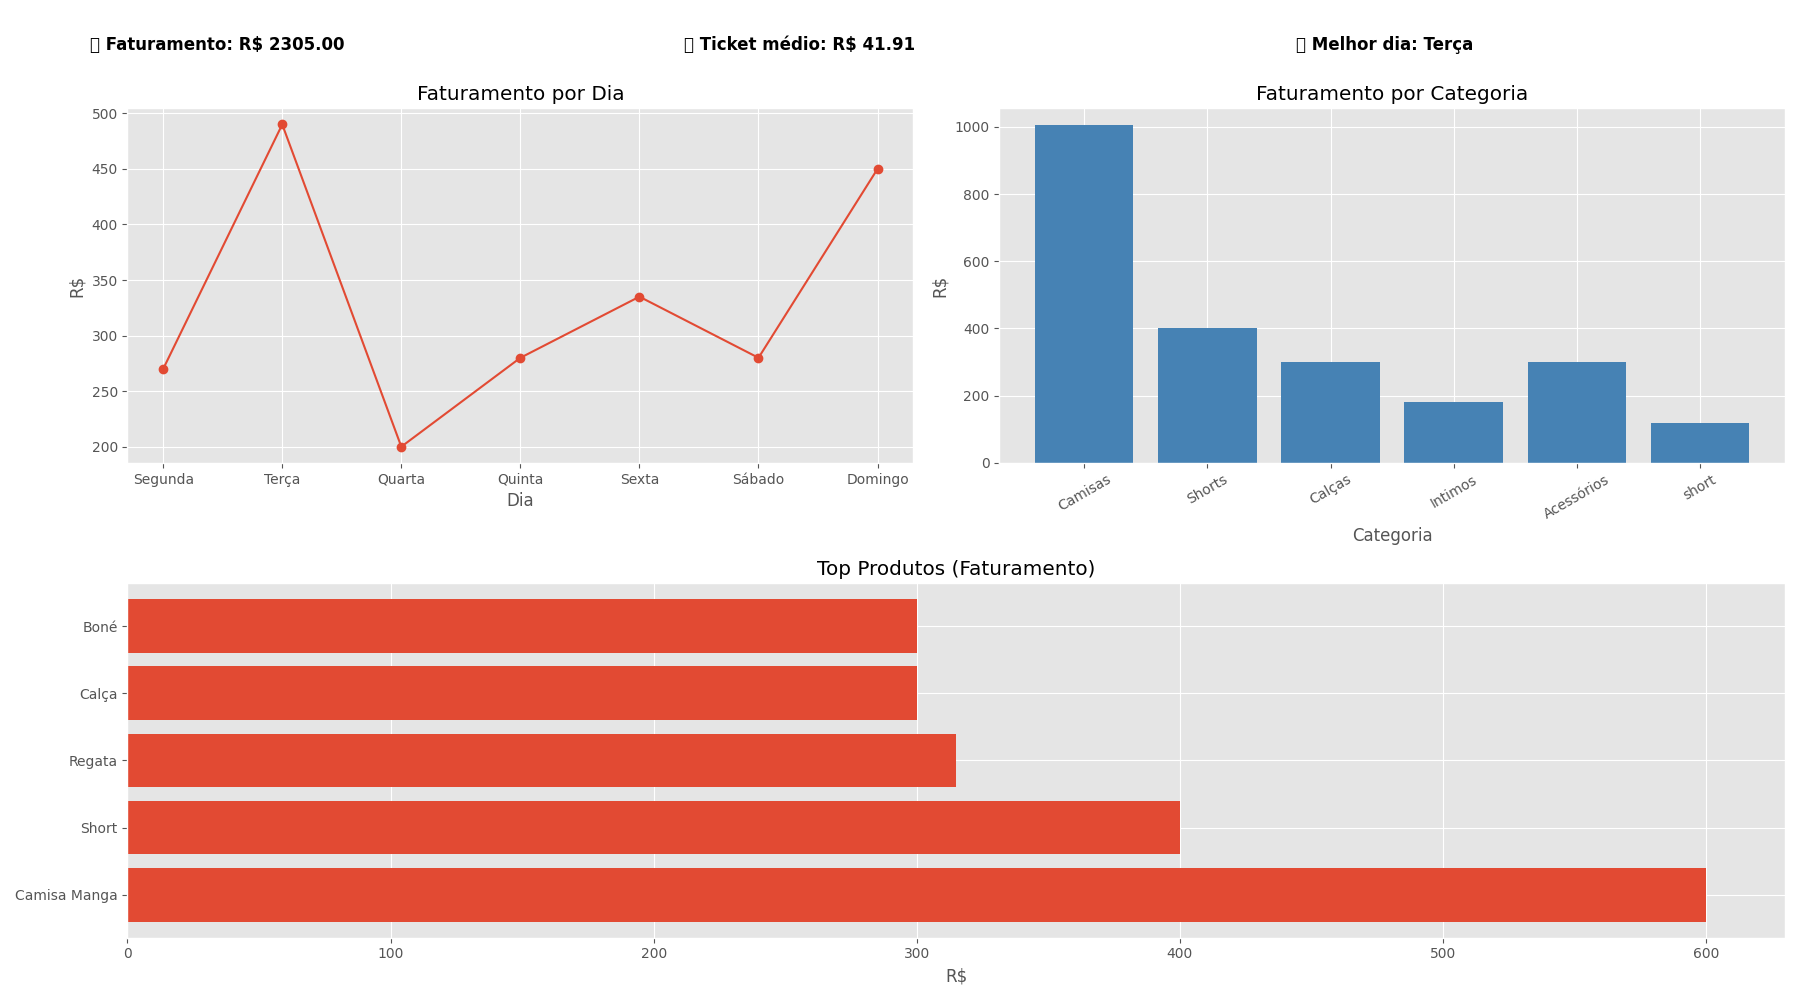

Recreate this plot in Python.
import matplotlib.pyplot as plt
from collections import Counter, defaultdict

plt.style.use("ggplot")
plt.rcParams["figure.autolayout"] = True


def dashboard(vendas):
    if not vendas:
        print("Sem dados para exibir.")
        return

    # =================
    # 📊 CÁLCULOS
    # =================

    faturamento_total = sum(v["valor"] * v["quantidade"] for v in vendas)
    total_itens = sum(v.get("quantidade", 0) for v in vendas)

    ticket_medio = (
        faturamento_total / total_itens
        if total_itens > 0
        else 0
)

    vendas_dia = defaultdict(float)
    categorias = Counter()
    produtos = Counter()

    for v in vendas:
        valor_total = v["valor"] * v["quantidade"]

        vendas_dia[v["dia"]] += valor_total
        categorias[v["categoria"]] += valor_total
        produtos[v["produto"]] += valor_total

    melhor_dia = max(vendas_dia.items(), key=lambda x: x[1])[0]

    # =========================
    # 🖼️ LAYOUT DO DASHBOARD
    # =========================

    fig = plt.figure(figsize=(18, 10), facecolor="white")

    # =========================
    # 📌 KPIs (TEXTO NO TOPO)
    # =========================
    plt.figtext(0.05, 0.95, f"💰 Faturamento: R$ {faturamento_total:.2f}", fontsize=12, weight="bold")
    plt.figtext(0.38, 0.95, f"🧾 Ticket médio: R$ {ticket_medio:.2f}", fontsize=12, weight="bold")
    plt.figtext(0.72, 0.95, f"🥇 Melhor dia: {melhor_dia}", fontsize=12, weight="bold")

    # =========================
    # 📊 1. FATURAMENTO POR DIA
    # =========================
    ax1 = plt.subplot(2, 2, 1)
    ax1.plot(list(vendas_dia.keys()), list(vendas_dia.values()), marker='o')
    ax1.set_title("Faturamento por Dia")
    ax1.set_xlabel("Dia")
    ax1.set_ylabel("R$")

    # =========================
    # 📦 2. CATEGORIAS
    # =========================
    ax2 = plt.subplot(2, 2, 2)

    ax2.bar(categorias.keys(), categorias.values(), color="steelblue")
    ax2.set_title("Faturamento por Categoria")
    ax2.set_xlabel("Categoria")
    ax2.set_ylabel("R$")
    ax2.tick_params(axis='x', rotation=30)

    # =========================
    # 🏆 3. TOP PRODUTOS
    # =========================
    ax3 = plt.subplot(2, 1, 2)
    top_produtos = produtos.most_common(5)

    nomes = [p[0] for p in top_produtos]
    valores = [p[1] for p in top_produtos]

    ax3.barh(nomes, valores)
    ax3.set_title("Top Produtos (Faturamento)")
    ax3.set_xlabel("R$")

    plt.tight_layout(rect=[0, 0, 1, 0.93])
    plt.savefig("dashboard.png")
    plt.show()
